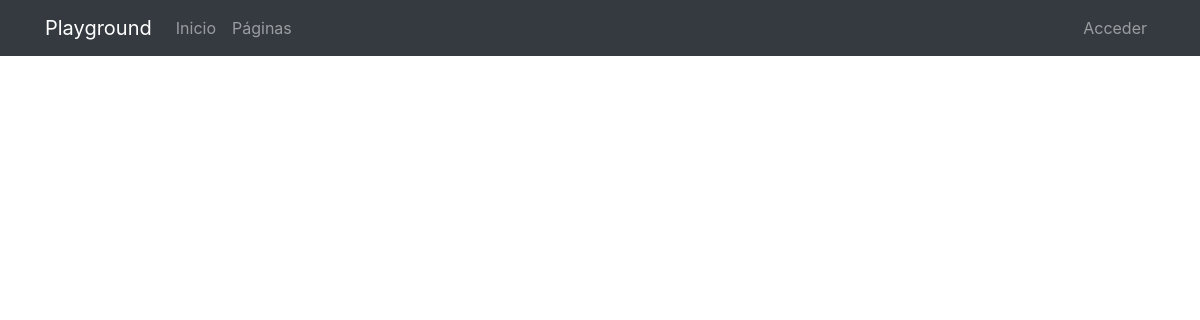
The app's page /pages/, older data.
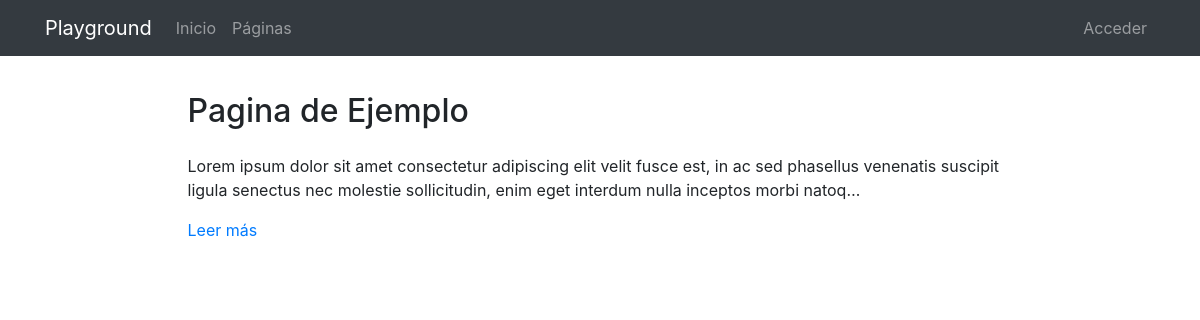
The same page, newer data.
### pages/models.py (models this page shows, shortened)
class Page(models.Model):
    title = models.CharField(verbose_name="Title", max_length=200)
    content = RichTextField(verbose_name="Content")
    order = models.SmallIntegerField(verbose_name="Order", default=0)
    created = models.DateTimeField(auto_now_add=True, verbose_name="Creation Date")
    updated = models.DateTimeField(auto_now=True, verbose_name="Last Update")
    class Meta:
        verbose_name = "Page"
        verbose_name_plural = "Pages"
        ordering = ['order', 'title']

### pages/views.py (the view)
# urls.py: path('', PageListView.as_view(), name='pages'),
class PageListView(ListView):
    model = Page
    template_name = 'pages/pages.html'
    context_object_name = 'pages'

### pages/templates/pages/pages.html (shortened to what this page needs)
{% extends 'core/base.html' %}
{% load static %}
{% block content %}
<main role="main">
  <div class="container mb-4">
    {% for page in pages %}
      <div class="row mt-3">
        <div class="col-md-9 mx-auto">
          <h2 class="mb-4">{{page.title}}</h2>
          <div>
            <p>{{page.content|striptags|safe|truncatechars:"200"}}</p>
            <p><a href="{% url 'pages:page' page.id page.title|slugify %}">Leer más</a>
            </p>
          </div>
        </div>
      </div>
    {% endfor %}
  </div>
</main>
{% endblock %}

### core/templates/core/base.html (shortened to what this page needs)
<!DOCTYPE html>
<html lang="es">
  <head>
    {% load static %}
    <link href="{% static 'core/vendor/bootstrap/css/bootstrap.min.css' %}" rel="stylesheet">
    <link href="{% static 'core/vendor/font-awesome/css/font-awesome.min.css' %}" rel="stylesheet" type="text/css">
    <link href="{% static 'core/css/main.css' %}" rel="stylesheet">
  </head>
  <body>
    <body>
      <nav class="navbar navbar-expand-lg navbar-dark bg-dark">
        <div class="container">
          <a class="navbar-brand" href="{% url 'home' %}">Playground</a>
          <div class="collapse navbar-collapse" id="ned">
            <ul class="navbar-nav mr-auto">
              <li class="nav-item">
                <a class="nav-link" href="{% url 'home' %}">Inicio</a>
              </li>
              <li class="nav-item">
                <a class="nav-link" href="{% url 'pages:pages' %}">Páginas</a>
              </li>
            </ul>
            <ul class="navbar-nav">
              <li class="nav-item">
                <a class="nav-link" href="/admin/">
                  {% if request.user.is_staff %}Admin{% else %}Acceder{% endif %}
                </a>
              </li>
            </ul>
          </div>
        </div>
      </nav>
      {% block content %}{% endblock %}
  </body>
</html>

### core/static/core/css/main.css (style rules this page uses)
main { padding-top: 20px; }
:root { --jumbotron-padding-y: 3rem; }

Row changes from the older to the newer data that the page shows:
added Page: title "Pagina de Ejemplo", content "Lorem ipsum dolor sit amet consectetur adipiscing elit velit fusce est, in ac sed phasellus venenatis suscipit ligula senectus nec molestie sollicitudin, enim eget interdum nulla inceptos morbi natoq…"
